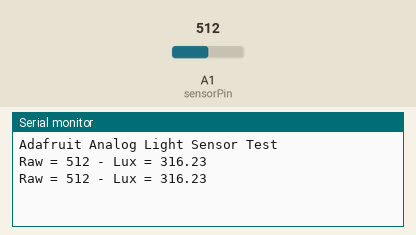
Bench run of a sketch on a simulated Arduino Uno, built with avr-gcc and run on an emulated ATmega328P. Parts: the last lines printed to the serial monitor. Inputs (shaded band) come from the test bench; at power-on: A1 (sensorPin) = 512.

Above: at 1.8 s.
1.9 s: A1 (sensorPin) set to 716
At 2.5 s:
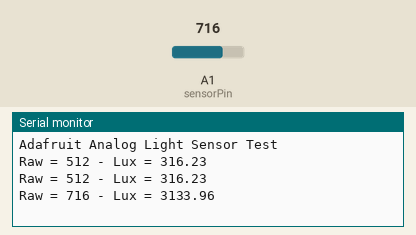
3.4 s: A1 (sensorPin) set to 900
At 4.8 s:
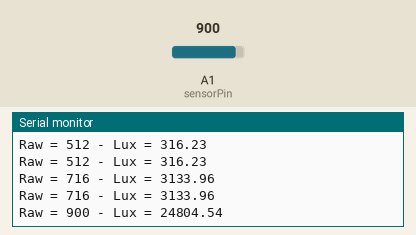
Timing chart, 0 to 6.4 s (numbered marks = the images above; inputs shaded):
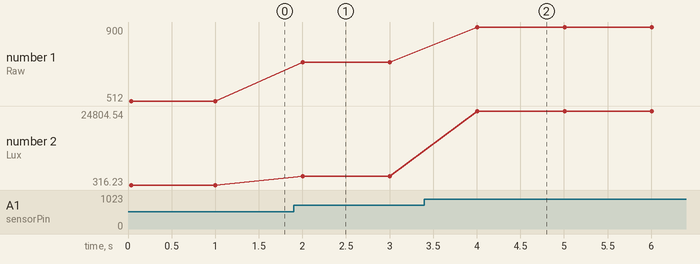

Measured:
- after the input at 1.9 s, the serial monitor: prints a new line after 0.10 s (image 1)
- after the input at 3.4 s, the serial monitor: prints a new line after 0.61 s (image 2)
- plotted number 1: 512 → 716 after the input at 1.9 s, 716 → 900 after the input at 3.4 s
- plotted number 2: 316.23 → 3133.96 after the input at 1.9 s, 3133.96 → 24804.54 after the input at 3.4 s

The sketch:

luminosity-sensor.ino
```cpp
int sensorPin = A1; // select the input pin for the potentiometer

void setup()
{
  Serial.begin(9600);
  Serial.println("Adafruit Analog Light Sensor Test");
}
void loop()
{
  // read the raw value from the sensor:
  int rawValue = analogRead(sensorPin);
  Serial.print("Raw = ");
  Serial.print(rawValue);
  float LuxValue = pow(10, rawValue * 5.0 / 1024.0);
  Serial.print(" - Lux = ");
  Serial.println(LuxValue);
  delay(1000);
}
```
